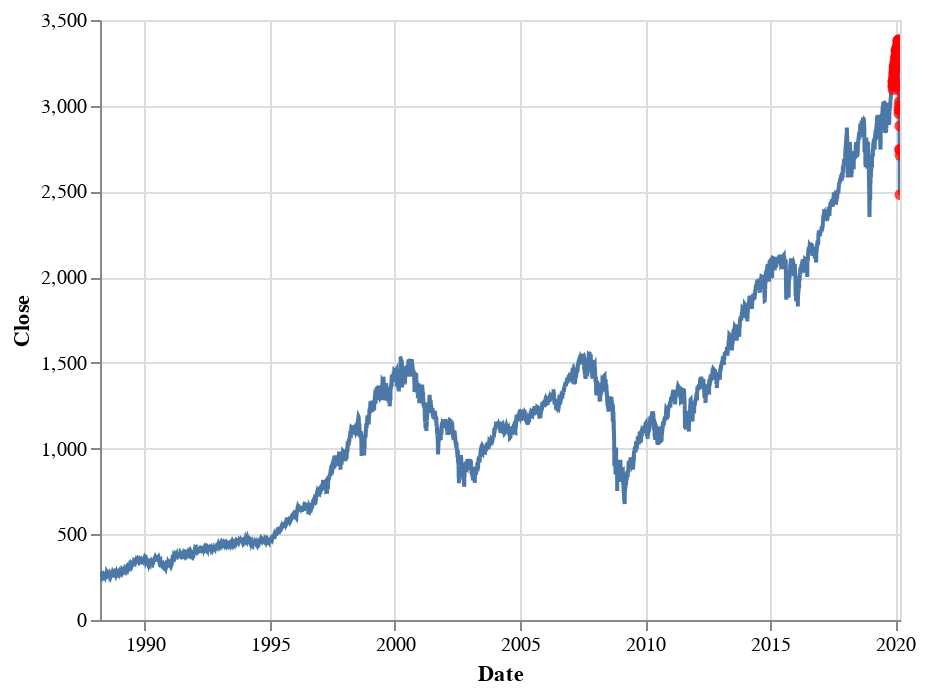

The cell this chart's notebook holds for it:
### Code cell
c1 = alt.Chart(df2[df2['anomaly'] == False]).mark_line().encode(
    x='Date',
    y='Close'
)
c2 = alt.Chart(df2[df2['anomaly'] == True]).mark_circle(
    color='red'
).encode(
    x='Date',
    y='Close'
)
alt.layer(c1, c2).interactive()

### Figure 1 — Vega-Lite specification as saved in the notebook (floating-point values rounded to 4 significant figures; data arrays with more than 128 entries replaced by an {"elided": "..."} marker saying what was removed)
{"config": {"view": {"continuousWidth": 400, "continuousHeight": 300}}, "layer": [{"data": {"name": "data-d6b829cd6b15212bf872986206e66aa0"}, "mark": "line", "encoding": {"x": {"type": "temporal", "field": "Date"}, "y": {"type": "quantitative", "field": "Close"}}, "selection": {"selector004": {"type": "interval", "bind": "scales", "encodings": ["x", "y"]}}}, {"data": {"name": "data-7a1492476c3ddcb8a2ea7827ce7562f9"}, "mark": {"type": "circle", "color": "red"}, "encoding": {"x": {"type": "temporal", "field": "Date"}, "y": {"type": "quantitative", "field": "Close"}}}], "$schema": "https://vega.github.io/schema/vega-lite/v4.0.2.json", "datasets": {"data-d6b829cd6b15212bf872986206e66aa0": {"elided": "8064 records"}, "data-7a1492476c3ddcb8a2ea7827ce7562f9": [{"Date": "2019-11-29T00:00:00", "Close": 3141.0, "anomaly": true}, {"Date": "2019-12-02T00:00:00", "Close": 3114.0, "anomaly": true}, {"Date": "2019-12-03T00:00:00", "Close": 3093.0, "anomaly": true}, {"Date": "2019-12-04T00:00:00", "Close": 3113.0, "anomaly": true}, {"Date": "2019-12-05T00:00:00", "Close": 3117.0, "anomaly": true}, {"Date": "2019-12-06T00:00:00", "Close": 3146.0, "anomaly": true}, {"Date": "2019-12-09T00:00:00", "Close": 3136.0, "anomaly": true}, {"Date": "2019-12-10T00:00:00", "Close": 3133.0, "anomaly": true}, {"Date": "2019-12-11T00:00:00", "Close": 3142.0, "anomaly": true}, {"Date": "2019-12-12T00:00:00", "Close": 3169.0, "anomaly": true}, {"Date": "2019-12-13T00:00:00", "Close": 3169.0, "anomaly": true}, {"Date": "2019-12-16T00:00:00", "Close": 3191.0, "anomaly": true}, {"Date": "2019-12-17T00:00:00", "Close": 3193.0, "anomaly": true}, {"Date": "2019-12-18T00:00:00", "Close": 3191.0, "anomaly": true}, {"Date": "2019-12-19T00:00:00", "Close": 3205.0, "anomaly": true}, {"Date": "2019-12-20T00:00:00", "Close": 3221.0, "anomaly": true}, {"Date": "2019-12-23T00:00:00", "Close": 3224.0, "anomaly": true}, {"Date": "2019-12-24T00:00:00", "Close": 3223.0, "anomaly": true}, {"Date": "2019-12-26T00:00:00", "Close": 3240.0, "anomaly": true}, {"Date": "2019-12-27T00:00:00", "Close": 3240.0, "anomaly": true}, {"Date": "2019-12-30T00:00:00", "Close": 3221.0, "anomaly": true}, {"Date": "2019-12-31T00:00:00", "Close": 3231.0, "anomaly": true}, {"Date": "2020-01-02T00:00:00", "Close": 3258.0, "anomaly": true}, {"Date": "2020-01-03T00:00:00", "Close": 3235.0, "anomaly": true}, {"Date": "2020-01-06T00:00:00", "Close": 3246.0, "anomaly": true}, {"Date": "2020-01-07T00:00:00", "Close": 3237.0, "anomaly": true}, {"Date": "2020-01-08T00:00:00", "Close": 3253.0, "anomaly": true}, {"Date": "2020-01-09T00:00:00", "Close": 3275.0, "anomaly": true}, {"Date": "2020-01-10T00:00:00", "Close": 3265.0, "anomaly": true}, {"Date": "2020-01-13T00:00:00", "Close": 3288.0, "anomaly": true}, {"Date": "2020-01-14T00:00:00", "Close": 3283.0, "anomaly": true}, {"Date": "2020-01-15T00:00:00", "Close": 3289.0, "anomaly": true}, {"Date": "2020-01-16T00:00:00", "Close": 3317.0, "anomaly": true}, {"Date": "2020-01-17T00:00:00", "Close": 3330.0, "anomaly": true}, {"Date": "2020-01-21T00:00:00", "Close": 3321.0, "anomaly": true}, {"Date": "2020-01-22T00:00:00", "Close": 3322.0, "anomaly": true}, {"Date": "2020-01-23T00:00:00", "Close": 3326.0, "anomaly": true}, {"Date": "2020-01-24T00:00:00", "Close": 3295.0, "anomaly": true}, {"Date": "2020-01-27T00:00:00", "Close": 3244.0, "anomaly": true}, {"Date": "2020-01-28T00:00:00", "Close": 3276.0, "anomaly": true}, {"Date": "2020-01-29T00:00:00", "Close": 3273.0, "anomaly": true}, {"Date": "2020-01-30T00:00:00", "Close": 3284.0, "anomaly": true}, {"Date": "2020-01-31T00:00:00", "Close": 3226.0, "anomaly": true}, {"Date": "2020-02-03T00:00:00", "Close": 3249.0, "anomaly": true}, {"Date": "2020-02-04T00:00:00", "Close": 3298.0, "anomaly": true}, {"Date": "2020-02-05T00:00:00", "Close": 3335.0, "anomaly": true}, {"Date": "2020-02-06T00:00:00", "Close": 3346.0, "anomaly": true}, {"Date": "2020-02-07T00:00:00", "Close": 3328.0, "anomaly": true}, {"Date": "2020-02-10T00:00:00", "Close": 3352.0, "anomaly": true}, {"Date": "2020-02-11T00:00:00", "Close": 3358.0, "anomaly": true}, {"Date": "2020-02-12T00:00:00", "Close": 3379.0, "anomaly": true}, {"Date": "2020-02-13T00:00:00", "Close": 3374.0, "anomaly": true}, {"Date": "2020-02-14T00:00:00", "Close": 3380.0, "anomaly": true}, {"Date": "2020-02-18T00:00:00", "Close": 3370.0, "anomaly": true}, {"Date": "2020-02-19T00:00:00", "Close": 3386.0, "anomaly": true}, {"Date": "2020-02-20T00:00:00", "Close": 3373.0, "anomaly": true}, {"Date": "2020-02-21T00:00:00", "Close": 3338.0, "anomaly": true}, {"Date": "2020-02-24T00:00:00", "Close": 3226.0, "anomaly": true}, {"Date": "2020-02-25T00:00:00", "Close": 3128.0, "anomaly": true}, {"Date": "2020-02-26T00:00:00", "Close": 3116.0, "anomaly": true}, {"Date": "2020-02-27T00:00:00", "Close": 2979.0, "anomaly": true}, {"Date": "2020-02-28T00:00:00", "Close": 2954.0, "anomaly": true}, {"Date": "2020-03-02T00:00:00", "Close": 3090.0, "anomaly": true}, {"Date": "2020-03-03T00:00:00", "Close": 3003.0, "anomaly": true}, {"Date": "2020-03-04T00:00:00", "Close": 3130.0, "anomaly": true}, {"Date": "2020-03-05T00:00:00", "Close": 3024.0, "anomaly": true}, {"Date": "2020-03-06T00:00:00", "Close": 2972.0, "anomaly": true}, {"Date": "2020-03-09T00:00:00", "Close": 2747.0, "anomaly": true}, {"Date": "2020-03-10T00:00:00", "Close": 2882.0, "anomaly": true}, {"Date": "2020-03-11T00:00:00", "Close": 2741.0, "anomaly": true}, {"Date": "2020-03-12T00:00:00", "Close": 2481.0, "anomaly": true}, {"Date": "2020-03-13T00:00:00", "Close": 2711.0, "anomaly": true}]}}
